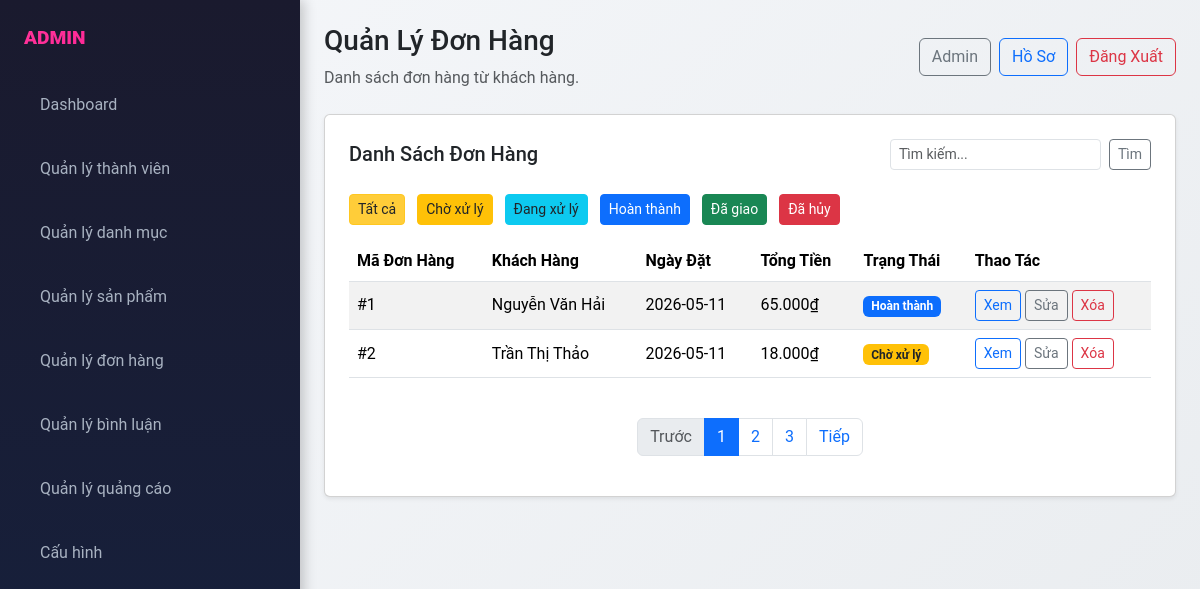
/admin/index.php?page_layout=orders (signed in), run on an earlier commit of the app's database.
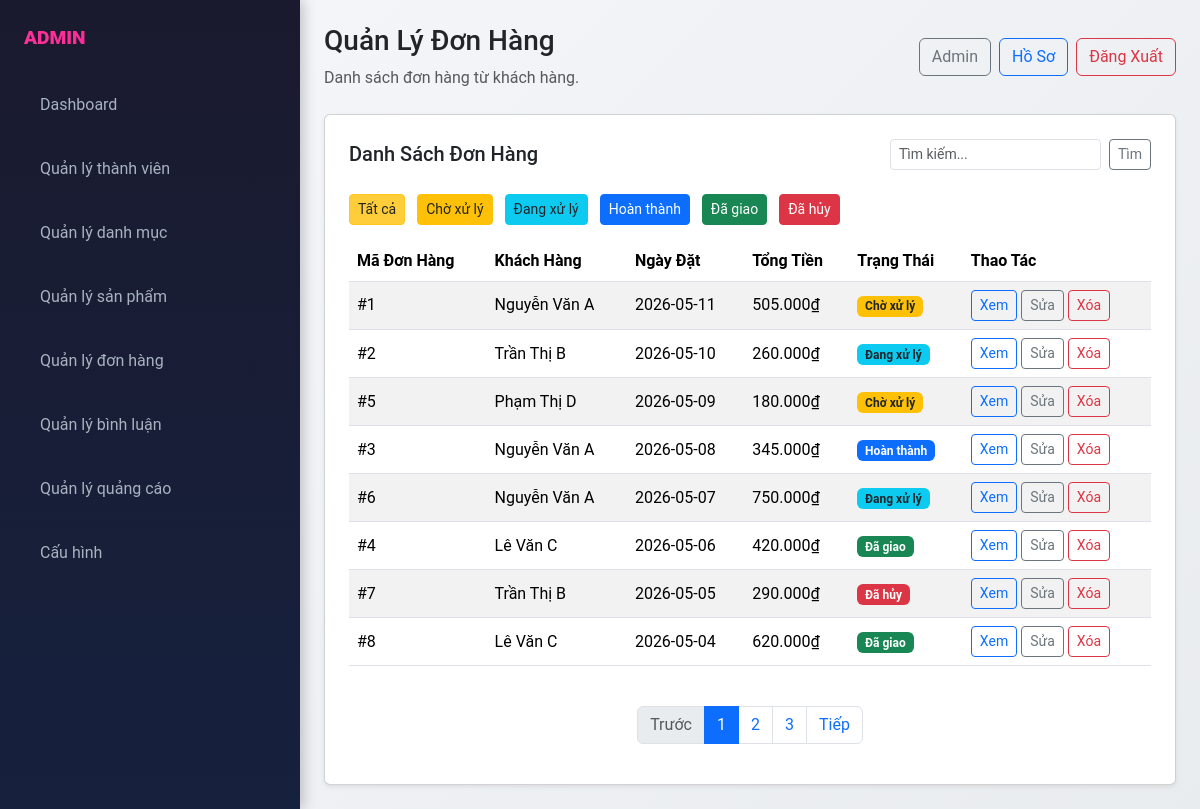
And on a later commit of the database.
### tables this page shows
CREATE TABLE orders (
    id INT AUTO_INCREMENT PRIMARY KEY,
    user_id INT NOT NULL,
    order_date TIMESTAMP DEFAULT CURRENT_TIMESTAMP,
    total DECIMAL(12, 2) NOT NULL,
    status VARCHAR(50) DEFAULT 'pending',
    notes TEXT,
    FOREIGN KEY (user_id) REFERENCES users(id)
);

CREATE TABLE users (
    id INT AUTO_INCREMENT PRIMARY KEY,
    username VARCHAR(100) UNIQUE NOT NULL,
    password VARCHAR(255) NOT NULL,
    email VARCHAR(100) UNIQUE NOT NULL,
    full_name VARCHAR(150),
    phone VARCHAR(20),
    address TEXT,
    created_at TIMESTAMP DEFAULT CURRENT_TIMESTAMP
);

### admin/modules/orders/order.php (the view, shortened to what the changed rows need)
<?php
require_once __DIR__ . '/../../../config/database.php';
$where = [];
$whereSql = $where ? 'WHERE ' . implode(' AND ', $where) : '';
$sql = "SELECT o.id, o.user_id, o.order_date, o.total, o.status, u.full_name, u.email
        FROM orders o
        LEFT JOIN users u ON o.user_id = u.id
        $whereSql
        ORDER BY o.order_date DESC";
$result = mysqli_query($conn, $sql);
function badgeClass($status) {
    $classes = [
        'pending' => 'warning text-dark',
        'processing' => 'info text-dark',
        'completed' => 'primary',
        'delivered' => 'success',
        'cancelled' => 'danger'
    ];
    return $classes[$status] ?? 'secondary';
}
$statusLabel = [
    'pending' => 'Chờ xử lý',
    'processing' => 'Đang xử lý',
    'completed' => 'Hoàn thành',
    'delivered' => 'Đã giao',
    'cancelled' => 'Đã hủy'
];
?>
<div class="card shadow-sm p-4">
                    <div class="d-flex justify-content-between align-items-center mb-4">
                        <h2 class="h5 mb-0">Danh Sách Đơn Hàng</h2>
                    </div>
                    <div class="table-responsive">
                        <table class="table table-striped align-middle">
                            <thead>
                                <tr>
                                    <th>Mã Đơn Hàng</th>
                                    <th>Khách Hàng</th>
                                    <th>Ngày Đặt</th>
                                    <th>Tổng Tiền</th>
                                    <th>Trạng Thái</th>
                                    <th>Thao Tác</th>
                                </tr>
                            </thead>
                            <tbody>
                                <?php if ($result && mysqli_num_rows($result) > 0): ?>
                                    <?php while ($row = mysqli_fetch_assoc($result)): ?>
                                        <tr>
                                            <td>#<?php echo $row['id']; ?></td>
                                            <td><?php echo htmlspecialchars($row['full_name'] ?? 'Khách lạ'); ?></td>
                                            <td><?php echo date('Y-m-d', strtotime($row['order_date'])); ?></td>
                                            <td><?php echo number_format($row['total'], 0, ',', '.'); ?>₫</td>
                                            <td><span class="badge bg-<?php echo badgeClass($row['status']); ?>"><?php echo $statusLabel[$row['status']] ?? $row['status']; ?></span></td>
                                            <td class="d-flex gap-1">
                                                <a href="index.php?page_layout=view_order&id=<?php echo $row['id']; ?>" class="btn btn-sm btn-outline-primary">Xem</a>
                                                <a href="index.php?page_layout=edit_order&id=<?php echo $row['id']; ?>" class="btn btn-sm btn-outline-secondary">Sửa</a>
                                                <button onclick="return confirm('Bạn có chắc muốn xóa đơn hàng này?')" class="btn btn-sm btn-outline-danger">Xóa</button>
                                            </td>
                                        </tr>
                                    <?php endwhile; ?>
                                <?php else: ?>
                                    <tr>
                                        <td colspan="6" class="text-center text-muted">Không tìm thấy đơn hàng nào.</td>
                                    </tr>
                                <?php endif; ?>
                            </tbody>
                        </table>
                    </div>
                </div>
                    </div>
                </div>

What changed in the data, as far as the page shows it:
changed orders id 1: user.full_name "Nguyễn Văn Hải" → "Nguyễn Văn A"; total "65.000" → "505.000"; status "Hoàn thành" → "Chờ xử lý"
changed orders id 2: user.full_name "Trần Thị Thảo" → "Trần Thị B"; order_date "2026-05-11" → "2026-05-10"; total "18.000" → "260.000"; status "Chờ xử lý" → "Đang xử lý"
added orders: id "5", user.full_name "Phạm Thị D", order_date "2026-05-09", total "180.000", status "Chờ xử lý"
added orders: id "3", user.full_name "Nguyễn Văn A", order_date "2026-05-08", total "345.000", status "Hoàn thành"
added orders: id "6", user.full_name "Nguyễn Văn A", order_date "2026-05-07", total "750.000", status "Đang xử lý"
added orders: id "4", user.full_name "Lê Văn C", order_date "2026-05-06", total "420.000", status "Đã giao"
added orders: id "7", user.full_name "Trần Thị B", order_date "2026-05-05", total "290.000", status "Đã hủy"
added orders: id "8", user.full_name "Lê Văn C", order_date "2026-05-04", total "620.000", status "Đã giao"
